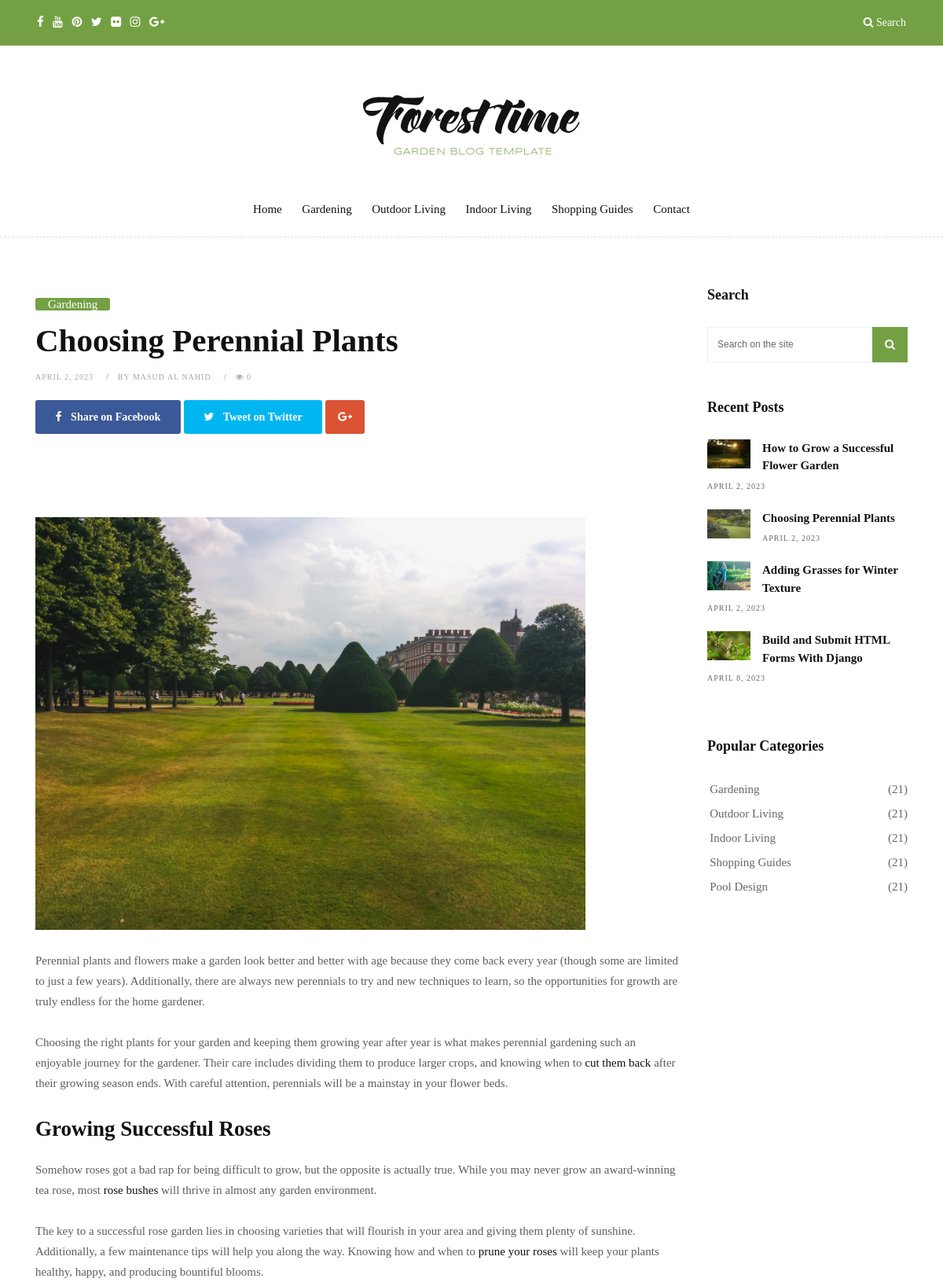
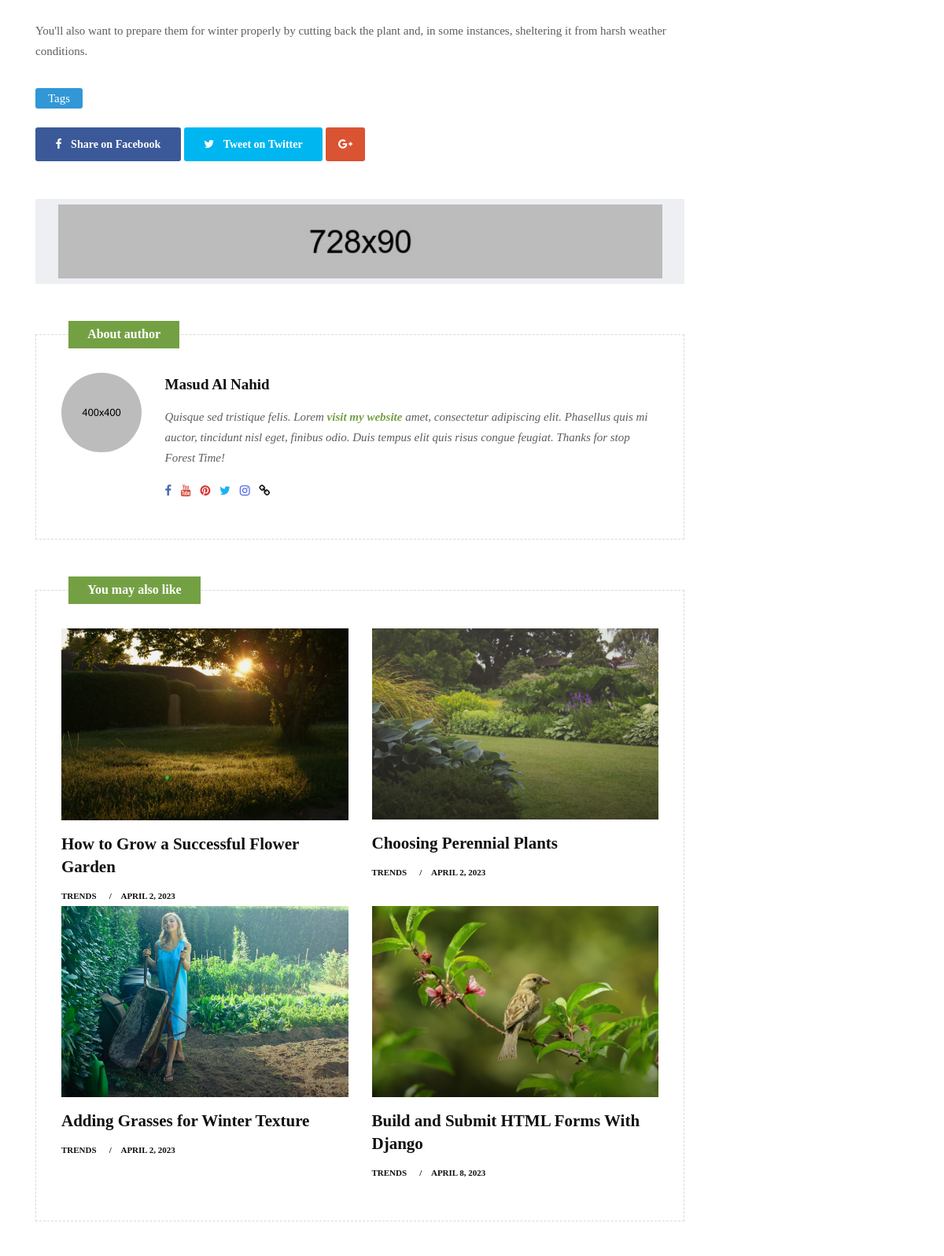
/choosing-perennial-plants (upper part), run on the app's committed database (2 pictures, top to bottom).
### blog/models.py (models this page shows, shortened)
class Post(models.Model):
    STATUS_CHOICES = [
        ('draft', 'Draft'),
        ('published', 'Published'),
    ]
    post_title = models.CharField(max_length=160, unique=True)
    slug = models.SlugField(max_length=160, unique=True)
    post_category = models.ForeignKey(category, on_delete=models.PROTECT)
    post_image = models.ImageField(upload_to='uploads/', null=True, blank=True)
    post_author = models.ForeignKey(author, on_delete=models.CASCADE)
    post_content = RichTextUploadingField()
    tags = TaggableManager(blank=True)
    post_status = models.CharField(max_length=10, choices=STATUS_CHOICES, default='draft')
    post_date = models.DateField(auto_now_add=True)
    mod_post = models.DateField(auto_now=True)
    featured_post = models.BooleanField(default=False)
    views = models.IntegerField(default=0, blank=True, null=True)
    meta_title = models.CharField(max_length=160, blank=True, null=True)
    meta_keywords = models.CharField(max_length=200, blank=True, null=True)
    meta_description = models.CharField(max_length=200, blank=True, null=True)
    class Meta:
        ordering = ['post_date']

class author(models.Model):
    author_name = models.CharField(max_length=200)
    author_descriptions = models.TextField()
    def __str__(self):
        return self.author_name

class category(models.Model):
    category_name = models.CharField(max_length=160, unique=True)
    slug = models.SlugField(max_length=160, unique=True)

### blog/views.py (the view)
# urls.py: path('<slug:slug>', views.single_view, name='single'),
def single_view(request, slug):
    all_post = Post.objects.filter(post_status='published')[:4]
    blogs = Blog.objects.all().first()
    post = get_object_or_404(Post, slug=slug)
    all_category = category.objects.all()
    myPost = get_object_or_404(Post, slug=slug)
    comments = myPost.comments.filter(active=True)
    new_comment = None
    if request.method == 'POST':
        comment_form = CommentForm(data=request.POST)
        if comment_form.is_valid():
            new_comment = comment_form.save(commit=False)
            new_comment.post = myPost
            new_comment.save()
    else:
        comment_form = CommentForm()
    context = { 'post': post, 'all_post': all_post, 'blogs': blogs, 'comments': comments, 'new_comment': new_comment, 'comment_form': comment_form, 'all_category': all_category }
    template_name = 'blog/garden-single.html'
    return render(request, template_name, context)

### blog/forms.py
class CommentForm(forms.ModelForm):
    class Meta:
        model = Comment
        fields = ('name', 'email', 'body')
        widgets = {
            'name': forms.TextInput(attrs={'class': 'form-control'}),
            'email': forms.EmailInput(attrs={'class': 'form-control'}),
            'body': forms.Textarea(attrs={'class': 'form-control'}),
        }

### templates/blog/garden-single.html (shortened to what this page needs)
{% extends 'partial/base.html' %}
{% load static %}
{% load crispy_forms_tags %}
{% block content %}
        <section class="section wb">
            <div class="container">
                <div class="row">
                    <div class="col-lg-9 col-md-12 col-sm-12 col-xs-12">
                        <div class="page-wrapper">
                            <div class="blog-title-area">
                                <span class="color-green"><a href="garden-category.html" title="">Gardening</a></span>
                                <h3>{{post.post_title}}</h3>
                                <div class="blog-meta big-meta">
                                    <small><a href="garden-single.html" title="">{{post.post_date}}</a></small>
                                    <small><a href="blog-author.html" title="">by {{post.post_author}}</a></small>
                                    <small><a href="#" title=""><i class="fa fa-eye"></i> {{post.views}}</a></small>
                                </div>
                                <div class="post-sharing">
                                    <ul class="list-inline">
                                        <li><a href="{{blog.facebook_url}}" class="fb-button btn btn-primary"><i class="fa fa-facebook"></i> <span class="down-mobile">Share on Facebook</span></a></li>
                                        <li><a href="{{blog.twitter_url}}" class="tw-button btn btn-primary"><i class="fa fa-twitter"></i> <span class="down-mobile">Tweet on Twitter</span></a></li>
                                        <li><a href="{{blog.google_url}}" class="gp-button btn btn-primary"><i class="fa fa-google-plus"></i></a></li>
                                    </ul>
                                </div>
                            </div>
                            <div class="single-post-media">
                            </div>
                            <div class="blog-content">
                            {{post.post_content | safe}}
                            </div>
                            <div class="blog-title-area">
                                <div class="tag-cloud-single">
                                    <span>Tags</span>
                                </div>
                                <div class="post-sharing">
                                    <ul class="list-inline">
                                        <li><a href="{{blog.facebook_url}}" class="fb-button btn btn-primary"><i class="fa fa-facebook"></i> <span class="down-mobile">Share on Facebook</span></a></li>
                                        <li><a href="{{blog.twitter_url}}" class="tw-button btn btn-primary"><i class="fa fa-twitter"></i> <span class="down-mobile">Tweet on Twitter</span></a></li>
                                        <li><a href="{{blog.google_url}}" class="gp-button btn btn-primary"><i class="fa fa-google-plus"></i></a></li>
                                    </ul>
                                </div>
                            </div>
                            <div class="row">
                                <div class="col-lg-12">
                                    <div class="banner-spot clearfix">
                                        <div class="banner-img">
                                            <img src="upload/banner_01.jpg" alt="" class="img-fluid">
                                        </div>
                                    </div>
                                </div>
                            </div>
                            <div class="custombox authorbox clearfix">
                                <h4 class="small-title">About author</h4>
                                <div class="row">
                                    <div class="col-lg-2 col-md-2 col-sm-2 col-xs-12">
                                        <img src="upload/author.jpg" alt="" class="img-fluid rounded-circle">
                                    </div>
                                    <div class="col-lg-10 col-md-10 col-sm-10 col-xs-12">
                                        <h4><a href="#">{{post.post_author}}</a></h4>
                                        <p>Quisque sed tristique felis. Lorem <a href="#">visit my website</a> amet, consectetur adipiscing elit. Phasellus quis mi auctor, tincidunt nisl eget, finibus odio. Duis tempus elit quis risus congue feugiat. Thanks for stop Forest Time!</p>
                                        <div class="topsocial">
                                            <a href="#" data-toggle="tooltip" data-placement="bottom" title="Facebook"><i class="fa fa-facebook"></i></a>
                                            <a href="#" data-toggle="tooltip" data-placement="bottom" title="Youtube"><i class="fa fa-youtube"></i></a>
                                            <a href="#" data-toggle="tooltip" data-placement="bottom" title="Pinterest"><i class="fa fa-pinterest"></i></a>
                                            <a href="#" data-toggle="tooltip" data-placement="bottom" title="Twitter"><i class="fa fa-twitter"></i></a>
                                            <a href="#" data-toggle="tooltip" data-placement="bottom" title="Instagram"><i class="fa fa-instagram"></i></a>
                                            <a href="#" data-toggle="tooltip" data-placement="bottom" title="Website"><i class="fa fa-link"></i></a>
                                        </div>
                                    </div>
                                </div>
                            </div>
                            <div class="custombox clearfix">
                                <h4 class="small-title">You may also like</h4>
                                <div class="row">
                                    {% for post in all_post %}
                                    <div class="col-lg-6">
                                        <div class="blog-box">
                                            <div class="post-media">
                                                <a href="garden-single.html" title="">
                                                    <img src="{{post.post_image.url}}" alt="" class="img-fluid">
                                                    <div class="hovereffect">
                                                    </div>
                                                </a>
                                            </div>
                                            <div class="blog-meta">
                                                <h4><a href="{%url 'single' post.slug%}" title="">{{post.post_title}}</a></h4>
                                                <small><a href="blog-category-01.html" title="">Trends</a></small>
                                                <small><a href="blog-category-01.html" title="">{{post.post_date}}</a></small>
                                            </div>
                                        </div>
                                    </div>
                                {% endfor %}
                                </div>
                            </div>
                        </div>
                    </div>
                    <div class="col-lg-3 col-md-12 col-sm-12 col-xs-12">
                        <div class="sidebar">
                            <div class="widget">
                                <h2 class="widget-title">Search</h2>
                                <form class="form-inline search-form" action="" method="GET">
                                    <div class="form-group">
                                        <input type="text" name= "search" class="form-control" placeholder="Search on the site">
                                    </div>
                                    <button type="submit" class="btn btn-primary"><i class="fa fa-search"></i></button>
                                </form>
                            </div>
                            <div class="widget">
                                <h2 class="widget-title">Recent Posts</h2>
                                <div class="blog-list-widget">
                                    <div class="list-group">
                                        {% for recent in all_post %}
                                        <a href="{%url 'single' recent.slug%}" class="list-group-item list-group-item-action flex-column align-items-start">
                                            <div class="w-100 justify-content-between">
                                                <img src="{{recent.post_image.url}}" alt="" class="img-fluid float-left">
                                                <h5 class="mb-1">{{recent.post_title}}</h5>
                                                <small>{{recent.post_date}}</small>
                                            </div>
                                        </a>
                                        {% endfor %}
                                    </div>
                                </div>
                            </div>
                            <div class="widget">
                                <h2 class="widget-title">Popular Categories</h2>
                                {% for category in all_category %}
                                <div class="link-widget">
                                    <ul>
                                        <li><a href="#">{{category.category_name}} <span>(21)</span></a></li>
                                    </ul>
                                </div>
                                {% endfor %}
                            </div>
                        </div>
                    </div>
                </div>
            </div>
        </section>
    </div>
</body>
</html>
{% endblock content %}

### static/css/colors.css (style rules this page uses)
.authorbox p a, .pp a, .sitemap-wrapper small, .fa-user-circle-o, .footer h5:hover, a:hover, a:focus, .navbar-nav .nav-link:hover, .navbar-nav .nav-link:focus, .navbar-inverse .navbar-nav .active > .nav-link, .navbar-inverse .navbar-nav .nav-link.active, .navbar-inverse .navbar-nav .nav-link.open, .navbar-inverse .navbar-nav .open > .nav-link { color: #3197d6 !important; }
.dmtop, .search-form .btn:hover, .search-form .btn:focus, .search-form .btn { color: #ffffff !important; background-color: #3197d6 !important; }
.tag-cloud-single span, .page-title i, .btn:hover, .sitemap-wrapper .year, .btn:focus, .navbar-inverse .navbar-toggler { color: #ffffff !important; background-color: #3197d6; }
.page-title .bg-green, .masonry-box:hover .blog-meta span.bg-green, .color-green a { background-color: #34bf49 !important; }
.topsocial .fa.fa-facebook { color: #4b6ea9; }
.topsocial .fa.fa-twitter { color: #1ab2f5; }
.fa-bolt, .topsocial .fa.fa-pinterest { color: #d73533; }
.topsocial .fa.fa-youtube { color: #d44638; }
.topsocial .fa.fa-instagram { color: #405de6; }

### static/css/version/garden.css (style rules this page uses)
h1, h2, h3, h4, h5, body, p, .topbar-section, .navbar-inverse .navbar-nav .nav-link, .header .dropdown-menu, .navbar-nav .nav-link { font-family: 'Droid Sans', serif; }
.blog-list-widget .mb-1 { font-weight: bold; }
.small-title, .page-title .bg-green, .masonry-box:hover .blog-meta span.bg-green, .color-green a, .navbar-toggler, .masonry-box:hover .blog-meta span.bg-aqua, .blog-meta span.bg-aqua, .search-form .btn:hover, .search-form .btn:focus, .search-form .btn, .btn, .btn:hover, .dropdown-item:hover, .dropdown-item:focus, .btn:focus, .dmtop, .page-link, .topbar-section { color:#ffffff !important; background-color: #74a044 !important; border-color: #74a044 !important; }
.authorbox p a, .pp a, a:hover, a:focus, .footer .fa:hover, .footer a:hover, .navbar-nav .nav-link.active.color-green-hover, .navbar-nav .nav-link.color-green-hover:hover, .navbar-nav .nav-link.color-green-hover:focus { color: #74a044 !important; }

### data on the page
Post: post_title "Choosing Perennial Plants", post_date "APRIL 2, 2023", post_author "MASUD AL NAHID", views "0", post_content (picture), post_content "Perennial plants and flowers make a garden look better and better with age because they come back every year (though some are limited to just a few years). Additionally, there are always new perennials to try and new techniques to learn, so the opportunities for growth are truly endless for the home gardener. Choosing the right plants for your garden and keeping them growing year after year is what makes perennial gardening such an enjoyable journey for the gardener. Their care includes dividing them to produce larger crops, and knowing when to cut them back after their growing season ends. With careful attention, perennials will be a mainstay in your flower beds. Growing Successful Roses…", post_author "Masud Al Nahid", post_image (picture)
Post: post_image (picture), post_title "How to Grow a Successful Flower Garden", post_date "APRIL 2, 2023"
Post: post_image (picture), post_title "Adding Grasses for Winter Texture", post_date "APRIL 2, 2023"
Post: post_image (picture), post_title "Build and Submit HTML Forms With Django", post_date "APRIL 8, 2023"
category: category_name "Gardening"
category: category_name "Outdoor Living"
category: category_name "Indoor Living"
category: category_name "Shopping Guides"
category: category_name "Pool Design"
